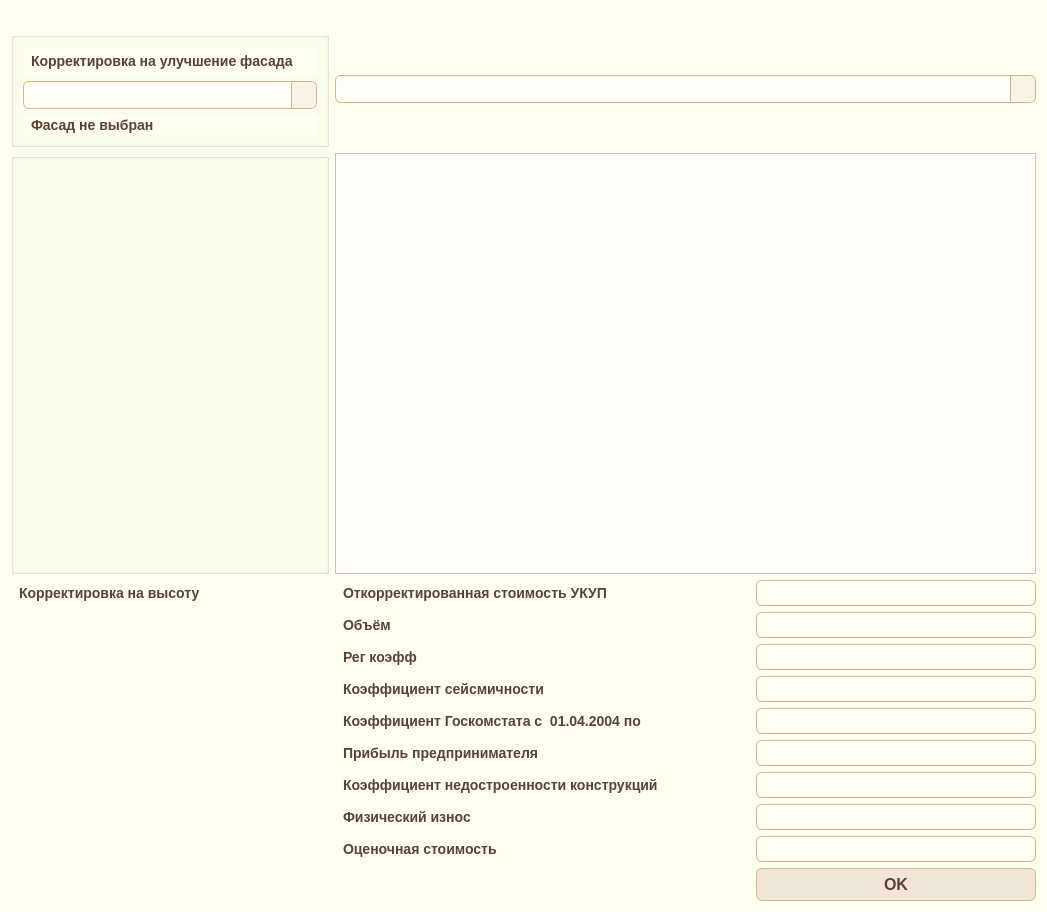
<?xml version="1.0" encoding="UTF-8"?>
<ui version="4.0">
 <class>Dialog</class>
 <widget class="QDialog" name="Dialog">
  <property name="geometry">
   <rect>
    <x>0</x>
    <y>0</y>
    <width>1047</width>
    <height>912</height>
   </rect>
  </property>
  <property name="windowTitle">
   <string>Dialog</string>
  </property>
  <property name="styleSheet">
   <string notr="true">QWidget {
    background-color: #fffff0;
}

QComboBox,
QTableWidget,
QLineEdit,
QDateEdit,
QTextEdit,
QTextBrowser {
    background-color: #fffdf5;
    color: #5c4033;
}
</string>
  </property>
  <layout class="QGridLayout" name="gridLayout" rowstretch="0,0,0,0,0,0,0,0,0,0,0,0,0" columnstretch="0,0,0,0,0,0">
   <item row="9" column="3" colspan="3">
    <widget class="QLineEdit" name="lineEdit_inconsistency">
     <property name="styleSheet">
      <string notr="true">QLineEdit {
    background-color: #fffdf5;           /* чуть отличающийся от фона */
    color: #5c4033;                      /* шоколадный текст */
    border: 1px solid #d2b48c;           /* тёплая светло-коричневая рамка */
    border-radius: 6px;
    padding: 4px 8px;
    font-size: 12px;
}

QLineEdit:focus {
    border: 1px solid #a07d5e;           /* выделение рамки при фокусе */
    background-color: #fff8e1;
}

QLineEdit:disabled {
    background-color: #f0f0f0;
    color: #999999;
    border: 1px solid #dddddd;
}
</string>
     </property>
    </widget>
   </item>
   <item row="3" column="1">
    <widget class="QLabel" name="label_unit_corrected_price">
     <property name="font">
      <font>
       <pointsize>-1</pointsize>
       <weight>62</weight>
       <bold>true</bold>
      </font>
     </property>
     <property name="styleSheet">
      <string notr="true">QLabel {
    color: #5c4033;          /* тёмно-серый текст */
    font-size: 14px;
    font-weight: 500;
    padding: 2px 4px;
}
</string>
     </property>
     <property name="text">
      <string>Откорректированная стоимость УКУП</string>
     </property>
    </widget>
   </item>
   <item row="2" column="0">
    <widget class="QGroupBox" name="groupBox_improvements">
     <property name="minimumSize">
      <size>
       <width>318</width>
       <height>0</height>
      </size>
     </property>
     <property name="maximumSize">
      <size>
       <width>600</width>
       <height>16777215</height>
      </size>
     </property>
     <property name="styleSheet">
      <string notr="true">QCheckBox {
    spacing: 6px;
    font-size: 13px;
    color: #5c4033;
}

QCheckBox::indicator {
    width: 16px;
    height: 16px;
    border: 1px solid #bfa07a;
    background-color: #fffaf0;
    border-radius: 3px;
}

QCheckBox::indicator:hover {
    border: 1px solid #a07d5e;
    background-color: #f9f0df;
}

QCheckBox::indicator:checked {
    background-color: #d2b48c; /* тёплый коричнево-бежевый */
    border: 1px solid #a07d5e;
}

QCheckBox::indicator:disabled {
    background-color: #f0f0f0;
    border: 1px solid #cccccc;
}
</string>
     </property>
     <property name="title">
      <string/>
     </property>
    </widget>
   </item>
   <item row="3" column="0">
    <widget class="QLabel" name="label_height_correction">
     <property name="font">
      <font>
       <pointsize>-1</pointsize>
       <weight>62</weight>
       <bold>true</bold>
      </font>
     </property>
     <property name="styleSheet">
      <string notr="true">QLabel {
    color: #5c4033;          /* тёмно-серый текст */
    font-size: 14px;
    font-weight: 500;
    padding: 2px 4px;
}
</string>
     </property>
     <property name="text">
      <string>Корректировка на высоту</string>
     </property>
    </widget>
   </item>
   <item row="5" column="3" colspan="3">
    <widget class="QLineEdit" name="lineEdit_reg_koeff">
     <property name="styleSheet">
      <string notr="true">QLineEdit {
    background-color: #fffdf5;           /* чуть отличающийся от фона */
    color: #5c4033;                      /* шоколадный текст */
    border: 1px solid #d2b48c;           /* тёплая светло-коричневая рамка */
    border-radius: 6px;
    padding: 4px 8px;
    font-size: 12px;
}

QLineEdit:focus {
    border: 1px solid #a07d5e;           /* выделение рамки при фокусе */
    background-color: #fff8e1;
}

QLineEdit:disabled {
    background-color: #f0f0f0;
    color: #999999;
    border: 1px solid #dddddd;
}
</string>
     </property>
    </widget>
   </item>
   <item row="8" column="3" colspan="3">
    <widget class="QLineEdit" name="lineEdit_developper">
     <property name="styleSheet">
      <string notr="true">QLineEdit {
    background-color: #fffdf5;           /* чуть отличающийся от фона */
    color: #5c4033;                      /* шоколадный текст */
    border: 1px solid #d2b48c;           /* тёплая светло-коричневая рамка */
    border-radius: 6px;
    padding: 4px 8px;
    font-size: 12px;
}

QLineEdit:focus {
    border: 1px solid #a07d5e;           /* выделение рамки при фокусе */
    background-color: #fff8e1;
}

QLineEdit:disabled {
    background-color: #f0f0f0;
    color: #999999;
    border: 1px solid #dddddd;
}
</string>
     </property>
    </widget>
   </item>
   <item row="4" column="3" colspan="3">
    <widget class="QLineEdit" name="lineEdit_unit">
     <property name="styleSheet">
      <string notr="true">QLineEdit {
    background-color: #fffdf5;           /* чуть отличающийся от фона */
    color: #5c4033;                      /* шоколадный текст */
    border: 1px solid #d2b48c;           /* тёплая светло-коричневая рамка */
    border-radius: 6px;
    padding: 4px 8px;
    font-size: 12px;
}

QLineEdit:focus {
    border: 1px solid #a07d5e;           /* выделение рамки при фокусе */
    background-color: #fff8e1;
}

QLineEdit:disabled {
    background-color: #f0f0f0;
    color: #999999;
    border: 1px solid #dddddd;
}
</string>
     </property>
    </widget>
   </item>
   <item row="2" column="1" colspan="5">
    <widget class="QTableWidget" name="tableWidget_wear">
     <property name="minimumSize">
      <size>
       <width>700</width>
       <height>400</height>
      </size>
     </property>
     <property name="styleSheet">
      <string notr="true">QTextBrowser {
    background-color: #fffdf5;         /* слегка тёплый фон */
    color: #5c4033;                    /* основной тёплый текст */
    border: 1px solid #d2b48c;         /* светло-коричневая рамка */
    border-radius: 6px;
    padding: 10px;
    font-size: 14px;
    font-family: &quot;Segoe UI&quot;, &quot;Arial&quot;, sans-serif;
}
</string>
     </property>
     <attribute name="horizontalHeaderStretchLastSection">
      <bool>false</bool>
     </attribute>
     <attribute name="verticalHeaderStretchLastSection">
      <bool>false</bool>
     </attribute>
    </widget>
   </item>
   <item row="5" column="1">
    <widget class="QLabel" name="label_reg_koeff">
     <property name="font">
      <font>
       <pointsize>-1</pointsize>
       <weight>62</weight>
       <bold>true</bold>
      </font>
     </property>
     <property name="styleSheet">
      <string notr="true">QLabel {
    color: #5c4033;          /* тёмно-серый текст */
    font-size: 14px;
    font-weight: 500;
    padding: 2px 4px;
}
</string>
     </property>
     <property name="text">
      <string>Рег коэфф</string>
     </property>
    </widget>
   </item>
   <item row="8" column="1">
    <widget class="QLabel" name="label_developper">
     <property name="font">
      <font>
       <pointsize>-1</pointsize>
       <weight>62</weight>
       <bold>true</bold>
      </font>
     </property>
     <property name="styleSheet">
      <string notr="true">QLabel {
    color: #5c4033;          /* тёмно-серый текст */
    font-size: 14px;
    font-weight: 500;
    padding: 2px 4px;
}
</string>
     </property>
     <property name="text">
      <string>Прибыль предпринимателя</string>
     </property>
    </widget>
   </item>
   <item row="7" column="1">
    <widget class="QLabel" name="label_stat_koeff">
     <property name="font">
      <font>
       <pointsize>-1</pointsize>
       <weight>62</weight>
       <bold>true</bold>
      </font>
     </property>
     <property name="styleSheet">
      <string notr="true">QLabel {
    color: #5c4033;          /* тёмно-серый текст */
    font-size: 14px;
    font-weight: 500;
    padding: 2px 4px;
}
</string>
     </property>
     <property name="text">
      <string>Коэффициент Госкомстата с  01.04.2004 по </string>
     </property>
    </widget>
   </item>
   <item row="7" column="3" colspan="3">
    <widget class="QLineEdit" name="lineEdit_stat_koeff">
     <property name="styleSheet">
      <string notr="true">QLineEdit {
    background-color: #fffdf5;           /* чуть отличающийся от фона */
    color: #5c4033;                      /* шоколадный текст */
    border: 1px solid #d2b48c;           /* тёплая светло-коричневая рамка */
    border-radius: 6px;
    padding: 4px 8px;
    font-size: 12px;
}

QLineEdit:focus {
    border: 1px solid #a07d5e;           /* выделение рамки при фокусе */
    background-color: #fff8e1;
}

QLineEdit:disabled {
    background-color: #f0f0f0;
    color: #999999;
    border: 1px solid #dddddd;
}
</string>
     </property>
    </widget>
   </item>
   <item row="4" column="1">
    <widget class="QLabel" name="label_unit">
     <property name="font">
      <font>
       <pointsize>-1</pointsize>
       <weight>62</weight>
       <bold>true</bold>
      </font>
     </property>
     <property name="styleSheet">
      <string notr="true">QLabel {
    color: #5c4033;          /* тёмно-серый текст */
    font-size: 14px;
    font-weight: 500;
    padding: 2px 4px;
}
</string>
     </property>
     <property name="text">
      <string>Объём</string>
     </property>
    </widget>
   </item>
   <item row="11" column="3" colspan="3">
    <widget class="QLineEdit" name="lineEdit_final_cost">
     <property name="styleSheet">
      <string notr="true">QLineEdit {
    background-color: #fffdf5;           /* чуть отличающийся от фона */
    color: #5c4033;                      /* шоколадный текст */
    border: 1px solid #d2b48c;           /* тёплая светло-коричневая рамка */
    border-radius: 6px;
    padding: 4px 8px;
    font-size: 12px;
}

QLineEdit:focus {
    border: 1px solid #a07d5e;           /* выделение рамки при фокусе */
    background-color: #fff8e1;
}

QLineEdit:disabled {
    background-color: #f0f0f0;
    color: #999999;
    border: 1px solid #dddddd;
}
</string>
     </property>
    </widget>
   </item>
   <item row="6" column="1">
    <widget class="QLabel" name="label_sesmos">
     <property name="font">
      <font>
       <pointsize>-1</pointsize>
       <weight>62</weight>
       <bold>true</bold>
      </font>
     </property>
     <property name="styleSheet">
      <string notr="true">QLabel {
    color: #5c4033;          /* тёмно-серый текст */
    font-size: 14px;
    font-weight: 500;
    padding: 2px 4px;
}
</string>
     </property>
     <property name="text">
      <string>Коэффициент сейсмичности</string>
     </property>
    </widget>
   </item>
   <item row="6" column="3" colspan="3">
    <widget class="QLineEdit" name="lineEdit_sesmos">
     <property name="styleSheet">
      <string notr="true">QLineEdit {
    background-color: #fffdf5;           /* чуть отличающийся от фона */
    color: #5c4033;                      /* шоколадный текст */
    border: 1px solid #d2b48c;           /* тёплая светло-коричневая рамка */
    border-radius: 6px;
    padding: 4px 8px;
    font-size: 12px;
}

QLineEdit:focus {
    border: 1px solid #a07d5e;           /* выделение рамки при фокусе */
    background-color: #fff8e1;
}

QLineEdit:disabled {
    background-color: #f0f0f0;
    color: #999999;
    border: 1px solid #dddddd;
}
</string>
     </property>
    </widget>
   </item>
   <item row="12" column="3" colspan="3">
    <widget class="QPushButton" name="pushButton_OK">
     <property name="styleSheet">
      <string notr="true">QPushButton {
    background-color: #f2e6d8;       /* тёплый светлый бежевый */
    color: #5c4033;                  /* тот же шоколадный, как и в QLabel */
    border: 1px solid #d2b48c;       /* светло-коричневая рамка */
    border-radius: 6px;
    padding: 6px 12px;
    font-size: 16px;
    font-weight: bold;
}

QPushButton:hover {
    background-color: #e6d2b5;       /* чуть темнее при наведении */
}

QPushButton:pressed {
    background-color: #d4b899;       /* эффект нажатия */
}

QPushButton:disabled {
    background-color: #f5f5f5;
    color: #aaa;
    border: 1px solid #ddd;
}
</string>
     </property>
     <property name="text">
      <string>OK</string>
     </property>
    </widget>
   </item>
   <item row="10" column="3" colspan="3">
    <widget class="QLineEdit" name="lineEdit_wear">
     <property name="styleSheet">
      <string notr="true">QLineEdit {
    background-color: #fffdf5;           /* чуть отличающийся от фона */
    color: #5c4033;                      /* шоколадный текст */
    border: 1px solid #d2b48c;           /* тёплая светло-коричневая рамка */
    border-radius: 6px;
    padding: 4px 8px;
    font-size: 12px;
}

QLineEdit:focus {
    border: 1px solid #a07d5e;           /* выделение рамки при фокусе */
    background-color: #fff8e1;
}

QLineEdit:disabled {
    background-color: #f0f0f0;
    color: #999999;
    border: 1px solid #dddddd;
}
</string>
     </property>
    </widget>
   </item>
   <item row="9" column="1" colspan="2">
    <widget class="QLabel" name="label_inconsistency">
     <property name="font">
      <font>
       <pointsize>-1</pointsize>
       <weight>62</weight>
       <bold>true</bold>
      </font>
     </property>
     <property name="styleSheet">
      <string notr="true">QLabel {
    color: #5c4033;          /* тёмно-серый текст */
    font-size: 14px;
    font-weight: 500;
    padding: 2px 4px;
}
</string>
     </property>
     <property name="text">
      <string>Коэффициент недостроенности конструкций</string>
     </property>
    </widget>
   </item>
   <item row="11" column="1" colspan="2">
    <widget class="QLabel" name="label_final_cost">
     <property name="font">
      <font>
       <pointsize>-1</pointsize>
       <weight>62</weight>
       <bold>true</bold>
      </font>
     </property>
     <property name="styleSheet">
      <string notr="true">QLabel {
    color: #5c4033;          /* тёмно-серый текст */
    font-size: 14px;
    font-weight: 500;
    padding: 2px 4px;
}
</string>
     </property>
     <property name="text">
      <string>Оценочная стоимость</string>
     </property>
    </widget>
   </item>
   <item row="4" column="0" rowspan="8">
    <widget class="QLabel" name="label_injener_correct">
     <property name="maximumSize">
      <size>
       <width>600</width>
       <height>16777215</height>
      </size>
     </property>
     <property name="font">
      <font>
       <weight>75</weight>
       <bold>true</bold>
      </font>
     </property>
     <property name="styleSheet">
      <string notr="true">QCheckBox {
    spacing: 6px;
    font-size: 13px;
    color: #5c4033;
}

QCheckBox::indicator {
    width: 16px;
    height: 16px;
    border: 1px solid #bfa07a;
    background-color: #fffaf0;
    border-radius: 3px;
}

QCheckBox::indicator:hover {
    border: 1px solid #a07d5e;
    background-color: #f9f0df;
}

QCheckBox::indicator:checked {
    background-color: #d2b48c; /* тёплый коричнево-бежевый */
    border: 1px solid #a07d5e;
}

QCheckBox::indicator:disabled {
    background-color: #f0f0f0;
    border: 1px solid #cccccc;
}
</string>
     </property>
     <property name="text">
      <string/>
     </property>
    </widget>
   </item>
   <item row="3" column="3" colspan="3">
    <widget class="QLineEdit" name="lineEdit_corrected_price">
     <property name="styleSheet">
      <string notr="true">QLineEdit {
    background-color: #fffdf5;           /* чуть отличающийся от фона */
    color: #5c4033;                      /* шоколадный текст */
    border: 1px solid #d2b48c;           /* тёплая светло-коричневая рамка */
    border-radius: 6px;
    padding: 4px 8px;
    font-size: 12px;
}

QLineEdit:focus {
    border: 1px solid #a07d5e;           /* выделение рамки при фокусе */
    background-color: #fff8e1;
}

QLineEdit:disabled {
    background-color: #f0f0f0;
    color: #999999;
    border: 1px solid #dddddd;
}
</string>
     </property>
    </widget>
   </item>
   <item row="10" column="1" colspan="2">
    <widget class="QLabel" name="label_wear">
     <property name="font">
      <font>
       <pointsize>-1</pointsize>
       <weight>62</weight>
       <bold>true</bold>
      </font>
     </property>
     <property name="styleSheet">
      <string notr="true">QLabel {
    color: #5c4033;          /* тёмно-серый текст */
    font-size: 14px;
    font-weight: 500;
    padding: 2px 4px;
}
</string>
     </property>
     <property name="text">
      <string>Физический износ</string>
     </property>
    </widget>
   </item>
   <item row="1" column="0">
    <widget class="QGroupBox" name="groupBox_deviations">
     <property name="maximumSize">
      <size>
       <width>600</width>
       <height>16777215</height>
      </size>
     </property>
     <property name="title">
      <string/>
     </property>
     <layout class="QGridLayout" name="gridLayout_6">
      <item row="2" column="0">
       <widget class="QLabel" name="label_facade_result">
        <property name="sizePolicy">
         <sizepolicy hsizetype="Preferred" vsizetype="Fixed">
          <horstretch>0</horstretch>
          <verstretch>0</verstretch>
         </sizepolicy>
        </property>
        <property name="font">
         <font>
          <pointsize>-1</pointsize>
          <weight>62</weight>
          <bold>true</bold>
         </font>
        </property>
        <property name="styleSheet">
         <string notr="true">QLabel {
    color: #5c4033;          /* тёмно-серый текст */
    font-size: 14px;
    font-weight: 500;
    padding: 2px 4px;
}
</string>
        </property>
        <property name="text">
         <string>Фасад не выбран</string>
        </property>
       </widget>
      </item>
      <item row="0" column="0">
       <widget class="QLabel" name="label_facade">
        <property name="sizePolicy">
         <sizepolicy hsizetype="Preferred" vsizetype="Fixed">
          <horstretch>0</horstretch>
          <verstretch>0</verstretch>
         </sizepolicy>
        </property>
        <property name="font">
         <font>
          <pointsize>-1</pointsize>
          <weight>62</weight>
          <bold>true</bold>
         </font>
        </property>
        <property name="styleSheet">
         <string notr="true">QLabel {
    color: #5c4033;          /* тёмно-серый текст */
    font-size: 14px;
    font-weight: 500;
    padding: 2px 4px;
}
</string>
        </property>
        <property name="text">
         <string>Корректировка на улучшение фасада</string>
        </property>
        <property name="alignment">
         <set>Qt::AlignLeading|Qt::AlignLeft|Qt::AlignTop</set>
        </property>
       </widget>
      </item>
      <item row="1" column="0">
       <widget class="QComboBox" name="comboBox_facade">
        <property name="styleSheet">
         <string notr="true">QComboBox {
    background-color: #fffdf5;
    color: #5c4033;
    border: 1px solid #d2b48c;
    border-radius: 6px;
    padding: 4px 6px;
    font-size: 14px;
}

QComboBox:focus {
    border: 1px solid #a07d5e;
    background-color: #fff8e1;
}

QComboBox::drop-down {
    subcontrol-origin: padding;
    subcontrol-position: top right;
    width: 24px;
    border-left: 1px solid #d2b48c;
    background-color: #f9f3e5;
    border-top-right-radius: 6px;
    border-bottom-right-radius: 6px;
}
QComboBox::down-arrow {
    width: 12px;
    height: 12px;
    image: none;
}

</string>
        </property>
       </widget>
      </item>
     </layout>
    </widget>
   </item>
   <item row="1" column="1" colspan="5">
    <widget class="QComboBox" name="comboBox_type_koeff">
     <property name="styleSheet">
      <string notr="true">QComboBox {
    background-color: #fffdf5;
    color: #5c4033;
    border: 1px solid #d2b48c;
    border-radius: 6px;
    padding: 4px 6px;
    font-size: 14px;
}

QComboBox:focus {
    border: 1px solid #a07d5e;
    background-color: #fff8e1;
}

QComboBox::drop-down {
    subcontrol-origin: padding;
    subcontrol-position: top right;
    width: 24px;
    border-left: 1px solid #d2b48c;
    background-color: #f9f3e5;
    border-top-right-radius: 6px;
    border-bottom-right-radius: 6px;
}
QComboBox::down-arrow {
    width: 12px;
    height: 12px;
    image: none;
}

</string>
     </property>
    </widget>
   </item>
   <item row="0" column="1" colspan="4">
    <widget class="QLabel" name="label_choosed_building">
     <property name="font">
      <font>
       <pointsize>10</pointsize>
       <weight>75</weight>
       <bold>true</bold>
      </font>
     </property>
     <property name="text">
      <string/>
     </property>
    </widget>
   </item>
  </layout>
 </widget>
 <resources/>
 <connections/>
</ui>
